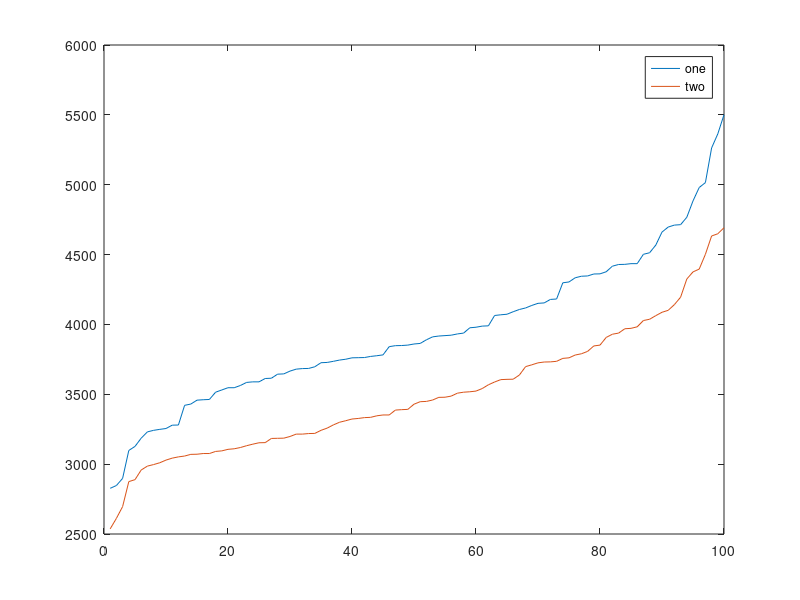

The MATLAB source for this figure:
clc
clear all
close all
tenOne = [2377        1770        2248        1952        1441        1877        2137        1316        1307        2620        1939        1219        1676        2070        1128        1963        1869        1445        2018        1573        1642        1266        1841        1502        1606        2158        1775        1743        1725        1908        1906        1686        2063        1294        2157        1501        1380        1495        1648       1906        1351        2049        1871        1633        1409        1872        1813        1909        1376        1900        1902        2088        1352        1984        1834        1659        1567        2331        1545        1749        1951        1401        1882        1440        1555        1783        1573        1498        1784        2384        2177        1713        2132        1329        1535        1775        1689        2279        1551        2252        1898        1386        1439        1933        2139        1683        1999        1379        1609        1427        1313    2031        2085        2012        2293        1656        1120        1271        1728        1954];
tenTwo = [2377        1770        2248        1952        1441        1877        2137        1316        1307        2620        1939    1219        1676        2070        1128        1963        1869        1445        2018        1573        1642        1266    1841        1502        1606        2158        1775        1743        1725        1908        1906        1686        2063    1294        2157        1501        1380        1495        1648        1906        1351        2049        1871        1633    1409        1872        1813        1909        1376        1900        1902        2088        1352        1984        1834    1659        1567        2331        1545        1749        1951        1401        1882        1440        1555        1783    1573        1498        1784        2384        2177        1713        2132        1329        1535        1775        1689    2279        1551        2252        1898        1386        1439        1933        2139        1683        1999        1379    1609        1427        1313        2031        2085        2012        2293        1656        1120        1271        1728        1954];
tweOne = [4980        4435        3776        3231        3988        5263        3458        3684        4073        3280        4151        3461    4502        4377        3938        4361        3726        3697        5364        3098        3932        4182        3848        4069   3751        3249        5501        4064        3782        3976        3463        3736        3920        4435        3890        3680  2827        3762        4430        3849        3515        3841        4347        4154        2847        3279        3864        3990     3852        3531        4884        3613        4179        3242        3763        4334        4136        4298        3421        3547    3563        3745        3761        4568        4345        4767        3911        4118        3860        3186        4714        3666   3430        3547        3685        4513        3585        4711        5015        3980        4091        3646        3127        4107  3771        4417        2898        3923        3589        3644        3917        3728        3589        4429        4697        4661     3255        4304        3615        4362];
tweTwo = [4087        3938        3568        3110        3215        3070        2997        3447        4142        3930        3807        3154        3281        3220        4376        3736        3323        3106        3010        3071        3607        3185        3327        3333        3219        3478        3387        3731        3518        4692        3725        3698        4649        3479        3638        3184        3076        3258        3352        3091        2875        3043        3711        3781        4396        3198        3076        3242        3215        3515        2889        3732        3852        3143        3541        3058        3335        3508        3969        3429        3523        3029        3972        3300        4028        4325        2958        3390        3153        3846        3459        3095        3907        3052        2612        3119        2696        3790        3346        3487        4195        4037        3761        3449        3605        4063        3588        4633        4502        3186        4101        3757        2537        3608        3392        2986        3983        3352        3132        3311];
X = zeros(1,100);
for i = 1 : 100
    X(i) = i;
end
tenOne = sort(tenOne);
tenTwo = sort(tenTwo);
tweOne = sort(tweOne);
tweTwo = sort(tweTwo);
figure;

plot(X,tweOne);
hold on;

plot(X,tweTwo);

legend('one','two')